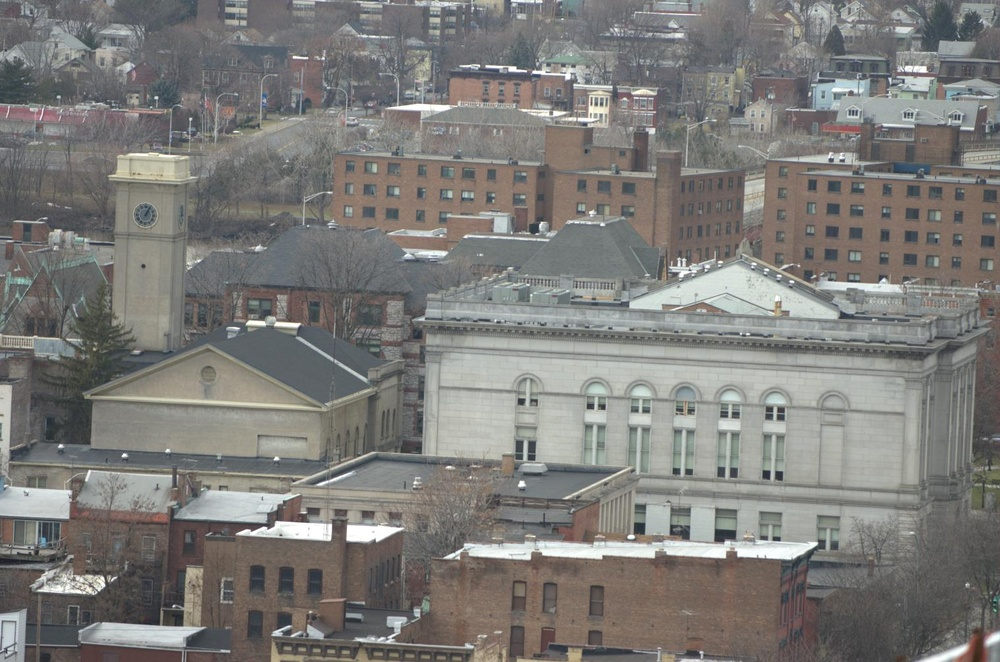
%> input picture GAFM/00000005.jpg, 1000 x 662 px, shrunk from 1519 x 1006 before the run
$ octave example.m   (GNU Octave 9; MATLAB toolbox functions it lacks are replaced by stand-ins)
%> lines starting %> are read from the running program, lines starting %| are printed output that depends on the picture
%% Remarks
% In this example case, there are two  challenges: 1. extreme scaling (<0.2); 2. high outlier ratio (>90%).
% Written by:   Liang Shen,   12,31,2020
% Citation: to be added


%% Note: we can't upload the compiled vlfeat since it is larger than 25M, therefore do the following two steps before running this demo
% Step 1: please download at https://www.vlfeat.org/download/vlfeat-0.9.21-bin.tar.gz
% Step 2: Compile vlfeat

%% add path of VL_feat
addpath(genpath('.\vlfeat-0.9.21'));

%% load image
im1 = imread('00000005.jpg');   im1_color = im1;
%> further down, im1 is the input picture: size 662x1000x3 uint8; mean R, G, B 124.8, 123.5, 120.6
im2 = imread('00000006.jpg');   im2_color = im1;
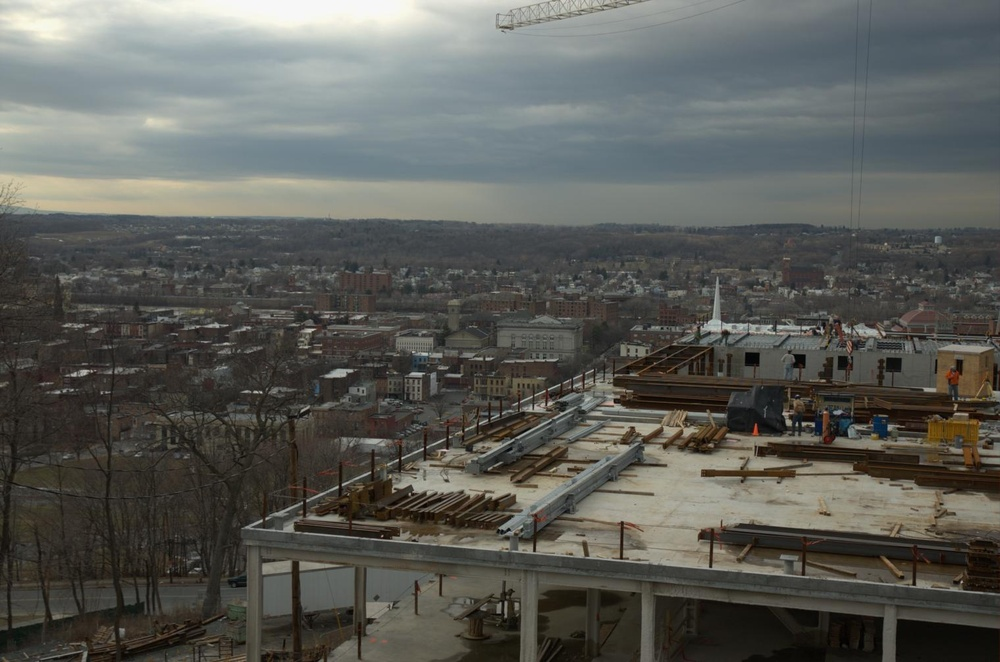
%> input picture GAFM/00000006.jpg, 1000 x 662 px, shrunk from 1519 x 1006 before the run
%> further down, im2 is the input picture: size 662x1000x3 uint8; mean R, G, B 92, 93, 88.1
if size(im1,3)==3;  im1 = rgb2gray(im1);   end;
if size(im2,3)==3;  im2 = rgb2gray(im2);   end;
%> after `im2 = rgb2gray(im2)`:
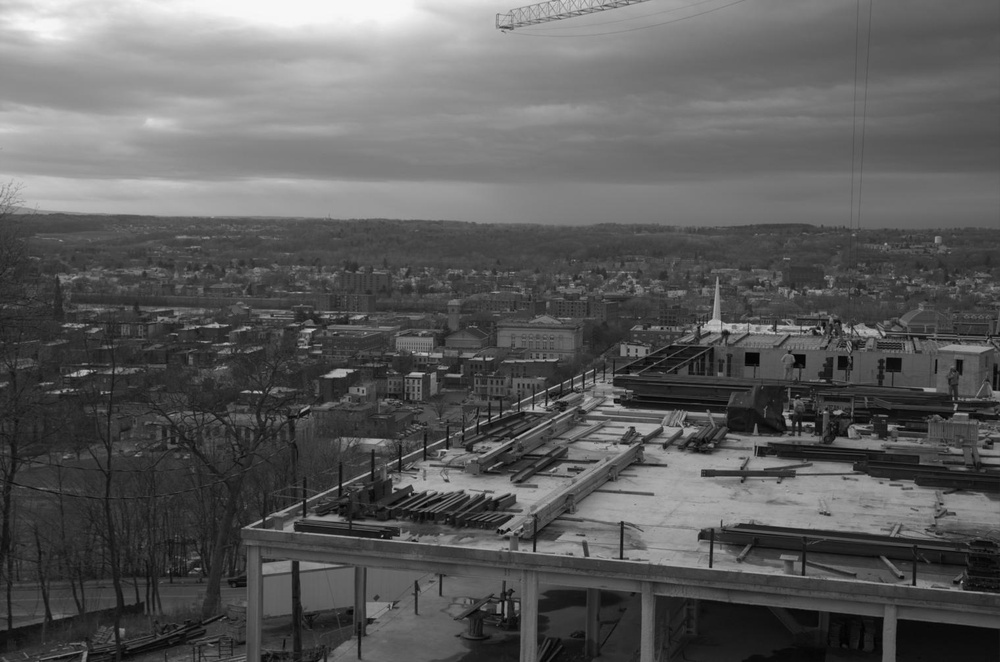
%> im2: size 662x1000 uint8; min 0, max 249, mean 92.1
I1gray = single(im1);
I2gray = single(im2);

%> (the run ends here)
